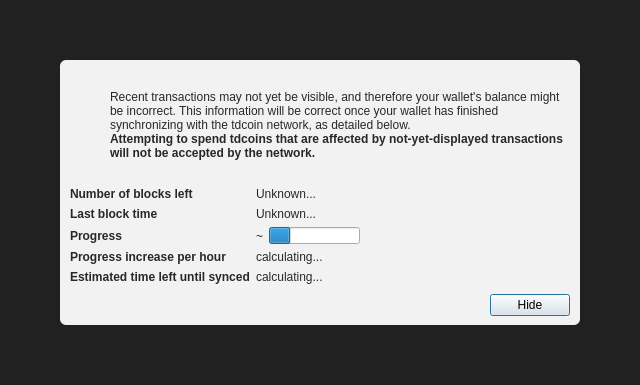
<?xml version="1.0" encoding="UTF-8"?>
<ui version="4.0">
 <class>ModalOverlay</class>
 <widget class="ModalOverlay" name="ModalOverlay">
  <property name="geometry">
   <rect>
    <x>0</x>
    <y>0</y>
    <width>640</width>
    <height>385</height>
   </rect>
  </property>
  <property name="windowTitle">
   <string>Form</string>
  </property>
  <layout class="QVBoxLayout" name="verticalLayout" stretch="0">
   <property name="sizeConstraint">
    <enum>QLayout::SetDefaultConstraint</enum>
   </property>
   <property name="leftMargin">
    <number>0</number>
   </property>
   <property name="topMargin">
    <number>0</number>
   </property>
   <property name="rightMargin">
    <number>0</number>
   </property>
   <property name="bottomMargin">
    <number>0</number>
   </property>
   <item>
    <widget class="QWidget" name="bgWidget" native="true">
     <property name="styleSheet">
      <string notr="true">#bgWidget { background: rgba(0,0,0,220); }</string>
     </property>
     <layout class="QVBoxLayout" name="verticalLayoutMain" stretch="1">
      <property name="leftMargin">
       <number>60</number>
      </property>
      <property name="topMargin">
       <number>60</number>
      </property>
      <property name="rightMargin">
       <number>60</number>
      </property>
      <property name="bottomMargin">
       <number>60</number>
      </property>
      <item>
       <widget class="QWidget" name="contentWidget" native="true">
        <property name="styleSheet">
         <string notr="true">#contentWidget { background: rgba(255,255,255,240); border-radius: 6px; }

QLabel { color: rgb(40,40,40);  }</string>
        </property>
        <layout class="QVBoxLayout" name="verticalLayoutSub" stretch="1,0,0,0">
         <property name="spacing">
          <number>0</number>
         </property>
         <property name="leftMargin">
          <number>10</number>
         </property>
         <property name="topMargin">
          <number>10</number>
         </property>
         <property name="rightMargin">
          <number>10</number>
         </property>
         <property name="bottomMargin">
          <number>10</number>
         </property>
         <item>
          <layout class="QHBoxLayout" name="horizontalLayoutIconText" stretch="0,1">
           <property name="topMargin">
            <number>20</number>
           </property>
           <item>
            <layout class="QVBoxLayout" name="verticalLayoutIcon">
             <property name="leftMargin">
              <number>0</number>
             </property>
             <item>
              <widget class="QPushButton" name="warningIcon">
               <property name="enabled">
                <bool>false</bool>
               </property>
               <property name="text">
                <string/>
               </property>
               <property name="icon">
                <iconset>
                 <normaloff>:/icons/warning</normaloff>
                 <disabledoff>:/icons/warning</disabledoff>:/icons/warning</iconset>
               </property>
               <property name="iconSize">
                <size>
                 <width>48</width>
                 <height>48</height>
                </size>
               </property>
               <property name="flat">
                <bool>true</bool>
               </property>
              </widget>
             </item>
             <item>
              <spacer name="verticalSpacerWarningIcon">
               <property name="orientation">
                <enum>Qt::Vertical</enum>
               </property>
               <property name="sizeHint" stdset="0">
                <size>
                 <width>20</width>
                 <height>40</height>
                </size>
               </property>
              </spacer>
             </item>
            </layout>
           </item>
           <item>
            <layout class="QVBoxLayout" name="verticalLayoutInfoText">
             <property name="leftMargin">
              <number>0</number>
             </property>
             <property name="topMargin">
              <number>0</number>
             </property>
             <item>
              <widget class="QLabel" name="infoText">
               <property name="text">
                <string>Recent transactions may not yet be visible, and therefore your wallet's balance might be incorrect. This information will be correct once your wallet has finished synchronizing with the tdcoin network, as detailed below.</string>
               </property>
               <property name="textFormat">
                <enum>Qt::RichText</enum>
               </property>
               <property name="wordWrap">
                <bool>true</bool>
               </property>
              </widget>
             </item>
             <item>
              <widget class="QLabel" name="infoTextStrong">
               <property name="font">
                <font>
                 <weight>75</weight>
                 <bold>true</bold>
                </font>
               </property>
               <property name="text">
                <string>Attempting to spend tdcoins that are affected by not-yet-displayed transactions will not be accepted by the network.</string>
               </property>
               <property name="textFormat">
                <enum>Qt::RichText</enum>
               </property>
               <property name="wordWrap">
                <bool>true</bool>
               </property>
              </widget>
             </item>
             <item>
              <spacer name="verticalSpacerInTextSpace">
               <property name="orientation">
                <enum>Qt::Vertical</enum>
               </property>
               <property name="sizeHint" stdset="0">
                <size>
                 <width>20</width>
                 <height>40</height>
                </size>
               </property>
              </spacer>
             </item>
            </layout>
           </item>
          </layout>
         </item>
         <item>
          <spacer name="verticalSpacerAfterText">
           <property name="orientation">
            <enum>Qt::Vertical</enum>
           </property>
           <property name="sizeHint" stdset="0">
            <size>
             <width>20</width>
             <height>40</height>
            </size>
           </property>
          </spacer>
         </item>
         <item>
          <layout class="QFormLayout" name="formLayout">
           <property name="fieldGrowthPolicy">
            <enum>QFormLayout::FieldsStayAtSizeHint</enum>
           </property>
           <property name="horizontalSpacing">
            <number>6</number>
           </property>
           <property name="verticalSpacing">
            <number>6</number>
           </property>
           <property name="topMargin">
            <number>10</number>
           </property>
           <item row="0" column="0">
            <widget class="QLabel" name="labelNumberOfBlocksLeft">
             <property name="font">
              <font>
               <weight>75</weight>
               <bold>true</bold>
              </font>
             </property>
             <property name="text">
              <string>Number of blocks left</string>
             </property>
            </widget>
           </item>
           <item row="0" column="1">
            <widget class="QLabel" name="numberOfBlocksLeft">
             <property name="text">
              <string>Unknown...</string>
             </property>
            </widget>
           </item>
           <item row="1" column="0">
            <widget class="QLabel" name="labelLastBlockTime">
             <property name="font">
              <font>
               <weight>75</weight>
               <bold>true</bold>
              </font>
             </property>
             <property name="text">
              <string>Last block time</string>
             </property>
            </widget>
           </item>
           <item row="1" column="1">
            <widget class="QLabel" name="newestBlockDate">
             <property name="sizePolicy">
              <sizepolicy hsizetype="Maximum" vsizetype="Preferred">
               <horstretch>0</horstretch>
               <verstretch>0</verstretch>
              </sizepolicy>
             </property>
             <property name="text">
              <string>Unknown...</string>
             </property>
            </widget>
           </item>
           <item row="2" column="0">
            <widget class="QLabel" name="labelSyncDone">
             <property name="font">
              <font>
               <weight>75</weight>
               <bold>true</bold>
              </font>
             </property>
             <property name="text">
              <string>Progress</string>
             </property>
            </widget>
           </item>
           <item row="2" column="1">
            <layout class="QHBoxLayout" name="horizontalLayoutSync" stretch="0,1">
             <item>
              <widget class="QLabel" name="percentageProgress">
               <property name="text">
                <string notr="true">~</string>
               </property>
              </widget>
             </item>
             <item>
              <widget class="QProgressBar" name="progressBar">
               <property name="value">
                <number>24</number>
               </property>
               <property name="format">
                <string/>
               </property>
              </widget>
             </item>
            </layout>
           </item>
           <item row="4" column="0">
            <widget class="QLabel" name="labelProgressIncrease">
             <property name="font">
              <font>
               <weight>75</weight>
               <bold>true</bold>
              </font>
             </property>
             <property name="text">
              <string>Progress increase per hour</string>
             </property>
            </widget>
           </item>
           <item row="4" column="1">
            <widget class="QLabel" name="progressIncreasePerH">
             <property name="text">
              <string>calculating...</string>
             </property>
            </widget>
           </item>
           <item row="5" column="0">
            <widget class="QLabel" name="labelEstimatedTimeLeft">
             <property name="font">
              <font>
               <weight>75</weight>
               <bold>true</bold>
              </font>
             </property>
             <property name="text">
              <string>Estimated time left until synced</string>
             </property>
            </widget>
           </item>
           <item row="5" column="1">
            <widget class="QLabel" name="expectedTimeLeft">
             <property name="text">
              <string>calculating...</string>
             </property>
            </widget>
           </item>
          </layout>
         </item>
         <item>
          <layout class="QHBoxLayout" name="horizontalLayoutButtons">
           <property name="leftMargin">
            <number>10</number>
           </property>
           <property name="topMargin">
            <number>10</number>
           </property>
           <item>
            <spacer name="horizontalSpacer">
             <property name="orientation">
              <enum>Qt::Horizontal</enum>
             </property>
             <property name="sizeHint" stdset="0">
              <size>
               <width>40</width>
               <height>20</height>
              </size>
             </property>
            </spacer>
           </item>
           <item>
            <widget class="QPushButton" name="closeButton">
             <property name="text">
              <string>Hide</string>
             </property>
             <property name="focusPolicy">
              <enum>Qt::StrongFocus</enum>
             </property>
             <property name="default">
              <bool>true</bool>
             </property>
            </widget>
           </item>
          </layout>
         </item>
        </layout>
       </widget>
      </item>
     </layout>
    </widget>
   </item>
  </layout>
 </widget>
 <customwidgets>
  <customwidget>
   <class>ModalOverlay</class>
   <extends>QWidget</extends>
   <header>qt/modaloverlay.h</header>
   <container>1</container>
  </customwidget>
 </customwidgets>
 <resources/>
 <connections/>
</ui>
